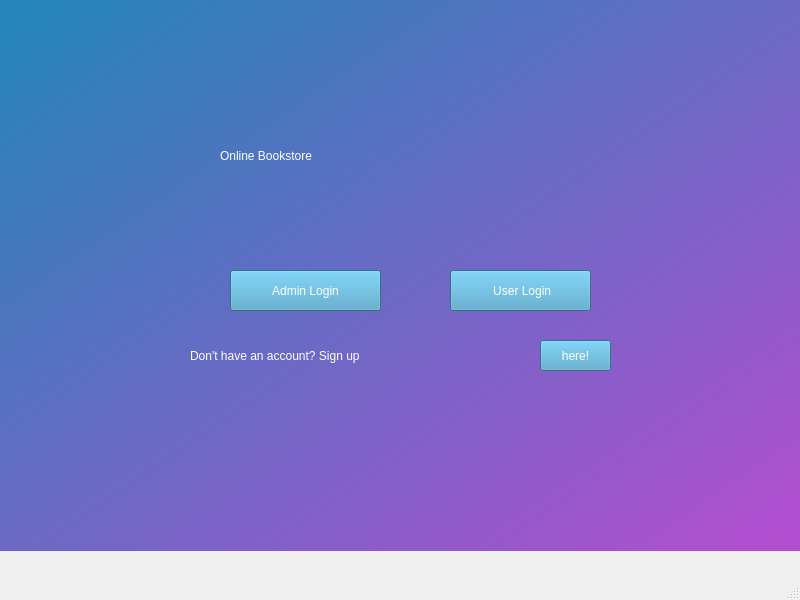
<?xml version="1.0" encoding="UTF-8"?>
<ui version="4.0">
 <class>MainWindow</class>
 <widget class="QMainWindow" name="MainWindow">
  <property name="geometry">
   <rect>
    <x>0</x>
    <y>0</y>
    <width>800</width>
    <height>600</height>
   </rect>
  </property>
  <property name="windowTitle">
   <string>MainWindow</string>
  </property>
  <widget class="QWidget" name="centralwidget">
   <widget class="QWidget" name="backgroundWid" native="true">
    <property name="geometry">
     <rect>
      <x>0</x>
      <y>0</y>
      <width>801</width>
      <height>551</height>
     </rect>
    </property>
    <property name="styleSheet">
     <string notr="true">QWidget#backgroundWid{
background-color: qlineargradient(spread:reflect, x1:0, y1:0, x2:1, y2:1, stop:0 rgba(33, 134, 185, 255), stop:1 rgba(181, 77, 208, 255));}
</string>
    </property>
    <widget class="QLabel" name="label">
     <property name="geometry">
      <rect>
       <x>220</x>
       <y>120</y>
       <width>391</width>
       <height>71</height>
      </rect>
     </property>
     <property name="styleSheet">
      <string notr="true">font: 48pt &quot;Avenir Next&quot;;color: rgb(255, 255, 255)</string>
     </property>
     <property name="text">
      <string>Online Bookstore</string>
     </property>
    </widget>
    <widget class="QPushButton" name="loginButton">
     <property name="geometry">
      <rect>
       <x>450</x>
       <y>270</y>
       <width>141</width>
       <height>41</height>
      </rect>
     </property>
     <property name="styleSheet">
      <string notr="true">
font: 24pt &quot;Didot&quot;; color: rgb(255, 255, 255);
background-color: rgb(71, 156, 194);</string>
     </property>
     <property name="text">
      <string> User Login</string>
     </property>
    </widget>
    <widget class="QPushButton" name="signUpButton">
     <property name="geometry">
      <rect>
       <x>540</x>
       <y>340</y>
       <width>71</width>
       <height>31</height>
      </rect>
     </property>
     <property name="styleSheet">
      <string notr="true">
font: 24pt &quot;Didot&quot;; color: rgb(255, 255, 255);
background-color: rgb(71, 156, 194);</string>
     </property>
     <property name="text">
      <string>here!</string>
     </property>
    </widget>
    <widget class="QLabel" name="label_2">
     <property name="geometry">
      <rect>
       <x>190</x>
       <y>340</y>
       <width>351</width>
       <height>31</height>
      </rect>
     </property>
     <property name="styleSheet">
      <string notr="true">
color: rgb(255, 255, 255);
font: 24pt &quot;Didot&quot;;</string>
     </property>
     <property name="text">
      <string>Don't have an account? Sign up</string>
     </property>
    </widget>
    <widget class="QPushButton" name="AloginButton">
     <property name="geometry">
      <rect>
       <x>230</x>
       <y>270</y>
       <width>151</width>
       <height>41</height>
      </rect>
     </property>
     <property name="styleSheet">
      <string notr="true">
font: 24pt &quot;Didot&quot;; color: rgb(255, 255, 255);
background-color: rgb(71, 156, 194);</string>
     </property>
     <property name="text">
      <string>Admin Login</string>
     </property>
    </widget>
   </widget>
  </widget>
  <widget class="QMenuBar" name="menubar">
   <property name="geometry">
    <rect>
     <x>0</x>
     <y>0</y>
     <width>800</width>
     <height>22</height>
    </rect>
   </property>
  </widget>
  <widget class="QStatusBar" name="statusbar"/>
 </widget>
 <resources/>
 <connections/>
</ui>
